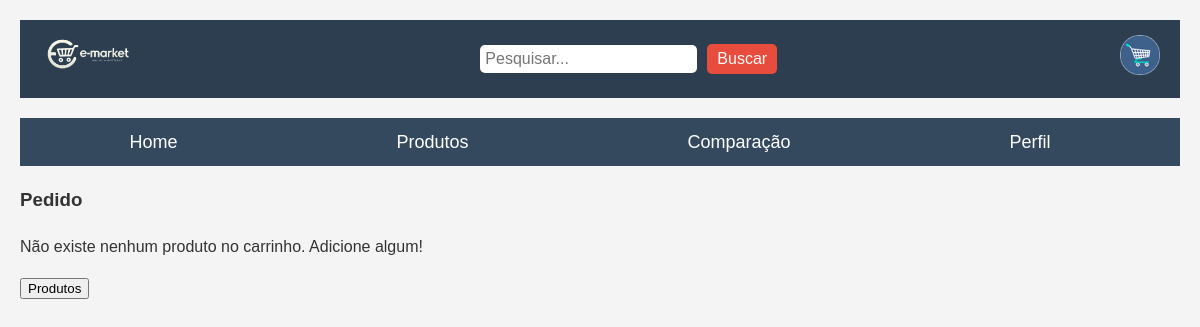
Before: /pedido/carrinho.php (signed in) with the older database file.
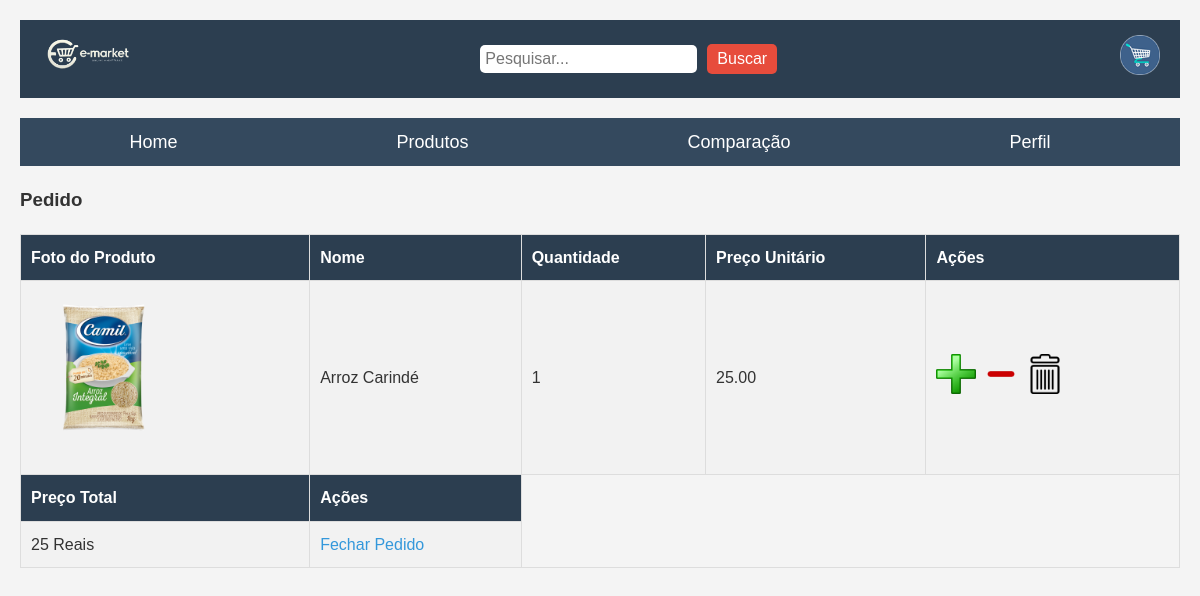
After: the same page with the newer database file.
### tables this page shows
CREATE TABLE `itenspedido` (
  `idItensPedido` int(11) NOT NULL,
  `idPedido` int(11) DEFAULT NULL,
  `idProduto` int(11) DEFAULT NULL,
  `quantidadeItensPedido` int(11) DEFAULT NULL,
  `precoProduto` decimal(10,2) DEFAULT NULL
);

CREATE TABLE `produto` (
  `codigoProduto` int(11) NOT NULL,
  `nomeProduto` varchar(50) NOT NULL,
  `descricaoProduto` varchar(255) NOT NULL,
  `precoProduto` decimal(10,2) NOT NULL,
  `quantidadeProduto` int(11) NOT NULL,
  `categoriaProduto` enum('Eletrônicos','Roupas','Alimentos','Livros','Higiene','Bebidas','Casa','Outros') DEFAULT NULL,
  `fotoProduto` varchar(256) DEFAULT NULL
);

### pedido/carrinho.php (the view, shortened to what this page needs)
<!DOCTYPE html>
<html lang="pt-br">
<head>
    <link rel="stylesheet" type="text/css" href="carro.css" />
    </head>
<body>
    <header>
        <div class="logo">
        <a href=" ../home/index.html">
             <img src="../imagens/logo2.png" alt="Logo">
            </a>
        </div>
        <div class="search-bar">
            <input type="search" placeholder="Pesquisar...">
            <button type="submit">Buscar</button>
        </div>
        <div class="cart">
            <a href=" ../pedido/carrinho.php">
            <img src="../imagens/carrinho.png" alt="Carrinho">
             </a>
        </div>
    </header>
    <nav>
        <ul>
            <li><a href="../home/index.html">Home</a></li>
            <li><a href="../pedido/compra.php">Produtos</a></li>
            <li><a href="../comparacao/index.php">Comparação</a></li>
            <li><a href="../perfil/perfil.php"  >Perfil</a></li>
        </ul>
    </nav>
    <h3>Pedido</h3>
    <table border>
        <?php
$ds = 'mysql:host=localhost;dbname=e_market';
$con = new PDO($ds, 'root', 'vertrigo');
$cpf = $_SESSION['cpf'];
$sql = "SELECT idPedido FROM pedido WHERE statusPedido = 'carrinho' AND cpfUsuario = :cpfUsuario";
$stm = $con->prepare($sql);
$stm->bindParam(':cpfUsuario', $cpf);
$stm->execute();
$row = $stm->fetch();
$idPedido = $row['idPedido'];
$sql = "SELECT * FROM itenspedido ip JOIN pedido p ON ip.idPedido = p.idPedido AND p.cpfUsuario = :cpfUsuario JOIN produto pr ON pr.codigoProduto = ip.idProduto WHERE p.idPedido = :idPedido";
$stm = $con->prepare($sql);
$stm->bindParam(':cpfUsuario', $cpf);
$stm->bindParam(':idPedido', $idPedido);
$stm->execute();
$resultado = $stm->fetch(PDO::FETCH_ASSOC);
if(empty($resultado)){
    print"<p>Não existe nenhum produto no carrinho. Adicione algum!</p>";
    print"<button onclick=\"window.location.href='compra.php'\">Produtos</button>";
}
else{
    print"
        <tr>
            <th>Foto do Produto</th>
            <th>Nome</th>
            <th>Quantidade</th>
            <th>Preço Unitário</th>
            <th>Ações</th>
        </tr>";
    $sql = "SELECT idPedido FROM pedido WHERE statusPedido = 'carrinho' AND cpfUsuario = :cpfUsuario";
    $stm = $con->prepare($sql);
    $stm->bindParam(':cpfUsuario', $cpf);
    $stm->execute();
    $row = $stm->fetch();
    $idPedido = $row['idPedido'];
    $sql = "SELECT * FROM itenspedido ip JOIN pedido p ON ip.idPedido = p.idPedido AND p.cpfUsuario = :cpfUsuario JOIN produto pr ON pr.codigoProduto = ip.idProduto WHERE p.idPedido = :idPedido";
    $stm = $con->prepare($sql);
    $stm->bindParam(':cpfUsuario', $cpf);
    $stm->bindParam(':idPedido', $idPedido);
    $stm->execute();
    $precoTotal = 0;
    foreach($stm as $row){
        $id = $row['idProduto'];
        $nome = $row['nomeProduto'];
        $quantidade = $row['quantidadeItensPedido'];
        $preco = $row['precoProduto'];
        $precoTotal += $preco * $quantidade;
        $idPedido = $row['idPedido'];
        $idItens = $row['idItensPedido'];
        $fotoProduto = $row['fotoProduto'];
        echo "<tr>";
        echo "<td align='center'>" . "<img src='../produtos/imagens/$fotoProduto' class='product'/>" . "</td>";
        echo "<td>" . htmlspecialchars($nome, ENT_QUOTES, 'UTF-8') . "</td>";
        echo "<td>" . htmlspecialchars($quantidade, ENT_QUOTES, 'UTF-8') . "</td>";
        echo "<td>" . htmlspecialchars($preco, ENT_QUOTES, 'UTF-8') . "</td>";
        echo "<td align='center'>
        <a href='maisProduto.php?codigoProduto=" . urlencode($id) . "&idPedido=" . urlencode($idPedido) . "&idItensPedido=" . urlencode($idItens) . "'><img src='imgs/mais.png' alt='Adicionar produto' class='imgCart'></a>
        <a href='menosProduto.php?codigoProduto=" . urlencode($id) . "&idPedido=" . urlencode($idPedido) . "&idItensPedido=" . urlencode($idItens) . "'><img src='imgs/menos.png' alt='Diminuir produto' class='imgCart'></a>
        <a href='delete.php?codigoProduto=" . urlencode($id) . "&idPedido=" . urlencode($idPedido) . "&idItensPedido=" . urlencode($idItens) . "'><img src='imgs/lixeria.png' alt='Remover produto' class='imgCart'></a>
            </td>";
        echo "</tr>";
    }
        print"<tr>
                <th>Preço Total</th>
                <th>Ações</th>
            </tr>";
        echo "<tr>";
        echo "<td>" . htmlspecialchars($precoTotal, ENT_QUOTES, 'UTF-8') . " Reais</td>";
        echo "<td>
                <a href='fecharPedido.php?idPedido=" . urlencode($idPedido) . "'>Fechar Pedido</a>
            </td>";
        echo "</tr>";
    }
?>
</table>
</body>
</html>

Changed rows visible on the page:
added itenspedido: idProduto.fotoProduto (picture), idProduto.nomeProduto "Arroz Carindé", quantidadeItensPedido "1", idProduto.precoProduto "25.00"
Other visible differences:
$precoTotal: (not shown) → "25"
text no longer shown: "Não existe nenhum produto no carrinho. Adicione algum! Produtos"
text now shown: "Foto do Produto Nome Quantidade Preço Unitário Ações Preço Total Ações Reais Fechar Pedido"
